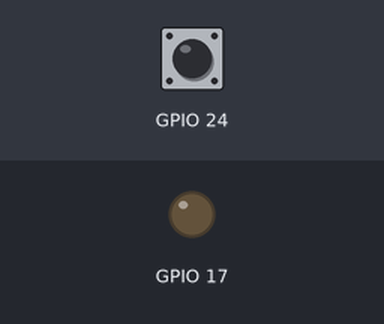
This program was run on a simulated Raspberry Pi (BCM pin numbers). On the bench: output pins drawn as LEDs (lit = HIGH). Inputs (shaded band) come from the test bench; at power-on: GPIO 24 LOW. The clock reads 2024-03-15 10:24:30 at power-on unless the program sets it; the camera gives no picture and a still takes 0.5 s; camera commands give no picture and take their timeout (5 s if none is given; 1 s for webcam tools); what the program prints to the terminal is not drawn.

Above: at 5.0 s.
5.1 s: GPIO 24 pulled HIGH for 0.15 s
At 5.18 s:
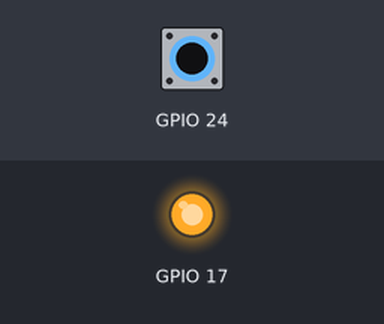
6.7 s: GPIO 24 pulled HIGH for 3.2 s
At 11.3 s:
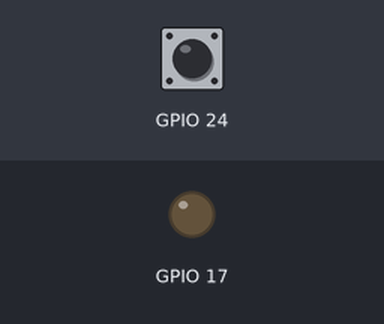
Timing chart, 0 to 12.8 s (numbered marks = the images above; inputs shaded):
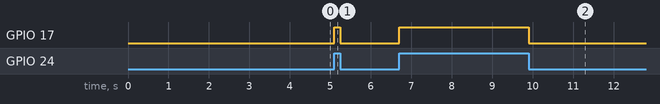

Measured:
- after the input at 5.1 s, GPIO 17: LOW → HIGH at once, → LOW 0.15 s later
- after the input at 6.7 s, GPIO 17: LOW → HIGH at once, → LOW 3.2 s later

The program:

picameraUnoTrigger_2opto.py
```python
## Script for Raspberry Pi and Pi camera
##    - Camera on / off controlled by trigger input (HI/LO)
##    - Default is rot = 180, 640 x 480, 90 fps... parameters can be modified in picamVideo and picamPreview functions
##    - Default uses GPIO24 as pull_up with Arduino pin and GPIO17 controls indicator LED
## v1.0 7/28/14 by Jason Coleman

import RPi.GPIO as GPIO
import time, os, picamera, subprocess, sys
from time import gmtime, strftime

GPIO.setmode(GPIO.BCM)
GPIO.setup(24, GPIO.IN, pull_up_down = GPIO.PUD_DOWN) # GPIO24 for trigger input
GPIO.setup(17, GPIO.OUT) # GPIO17 for LED

global running
running = 0

##camera = picamera.PiCamera() # WRONG???

def picamPreview(preview_secs):
    with picamera.PiCamera() as camera:
        print("Starting preview...please wait...")
        camera.rotation = 180
        camera.start_preview()
        time.sleep(preview_secs)
        #camera.capture(img_filename)
        camera.stop_preview()

def picamVideo():
    with picamera.PiCamera() as camera:
        print("picamVideo...waitforfall")
        camera.resolution = (640,480)
        camera.framerate = 90
        camera.rotation = 180
        camera.start_recording(target_dir+vid_filename)
        while True:
            print GPIO.input(24)
            if (GPIO.input(24) != 1):
                break;
##        GPIO.wait_for_edge(24, GPIO.FALLING) # May need to change to GPIO.rising depending on input trigger
        print("picamVideo ... fell")
        camera.stop_recording()
##        GPIO.setup(24, GPIO.IN, pull_up_down = GPIO.PUD_DOWN)

##while True:
def queryPreview():
    global running
    while True:
##        var = raw_input("Ready to begin? (y/n): ")
##        if (str(var) == 'y'):
##            var_secs = raw_input("Preview time (s): ")
##            picamPreview(int(var_secs))
##            global var_fileheader
##            var_fileheader = raw_input("Enter animal ID and day (e.g.: mouseB_day1): ")
        print("Camera ready...")
        print("Waiting for trigger...")
        print running
        if GPIO.input(24) ==1 and running == 0:
            running = 1
            break;
##    if (str(var) == 'n'):
##        var_quit = raw_input("Press Ctrl+C to quit...")

queryPreview()
##print("Camera ready...")
##print("Waiting for trigger...")

while True:
    if(GPIO.input(24) ==1): # this would be the trigger input pin (may need to be ==0 depending on trigger input
        time_file = strftime("%Y%m%d_%H%M%S") #used to create a unique file name each time
        target_dir = "/home/pi/picam_vids/"
        img_filename = "pic_"+time_file+".jpg"
        vid_filename = "vid_"+time_file+".h264"
        mp4_filename = "vid_"+time_file+".mp4"
        starttime = strftime("%Y-%m-%d %H:%M:%S")
        iname=0
        print("Started recording at: "+starttime)
        print("     New filename: "+vid_filename)
        print("     Saved to    : "+target_dir)
        print("CAMERA RECORDING ... ")
        GPIO.output(17,GPIO.HIGH) # LED
        print GPIO.input(24)

        picamVideo()

        print("CAMERA OFF")
        stoptime = strftime("%Y-%m-%d %H:%M:%S")
        # print("ENTER new file name: ")
        GPIO.output(17,GPIO.LOW) # LED
        print(" ")
        print("Stopped recording at: "+stoptime)
        #print("     H264 to mp4 example: $ MP4Box -add "+vid_filename+" newvid.mp4")

        from subprocess import call
        mp4conversion = ("MP4Box -add "+target_dir+vid_filename+" "+target_dir+mp4_filename)
        call ([mp4conversion], shell=True)
        print(vid_filename+" converted to "+mp4_filename)

        running=0
        queryPreview()

GPIO.cleanup()
```
